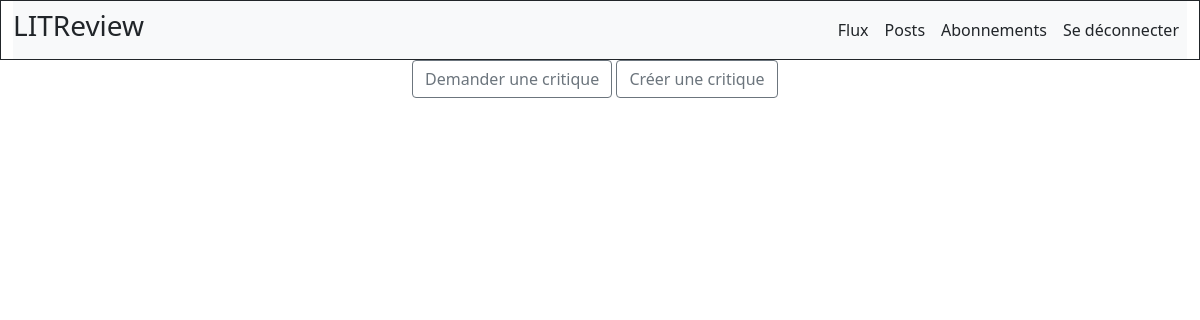
Page / (signed in) on the earlier database version.
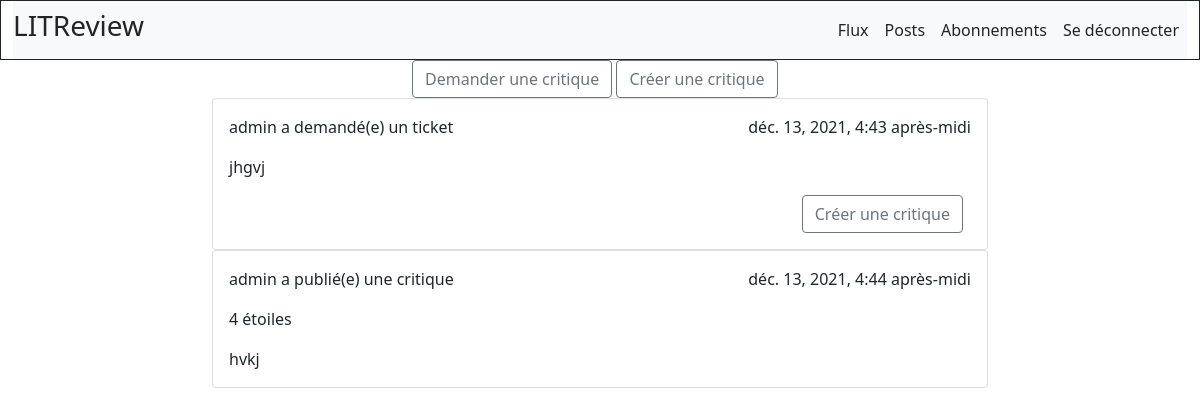
Same page on the later database version.
### content/models.py (models this page shows, shortened)
class Ticket(models.Model):
    title = models.CharField(max_length=128)
    description = models.TextField(max_length=2048, blank=True)
    user = models.ForeignKey(
        to=settings.AUTH_USER_MODEL, on_delete=models.CASCADE)
    time_created = models.DateTimeField(auto_now_add=True)

class Review(models.Model):
    ticket = models.ForeignKey(to=Ticket, on_delete=models.CASCADE)
    rating = models.PositiveSmallIntegerField(
        choices=[(i, i) for i in range(0, 6)],
        validators=[MinValueValidator(0), MaxValueValidator(5)])
    headline = models.CharField(max_length=128)
    body = models.CharField(max_length=8192, blank=True)
    user = models.ForeignKey(
        to=settings.AUTH_USER_MODEL, on_delete=models.CASCADE)
    time_created = models.DateTimeField(auto_now_add=True)

### accounts/models.py (models this page shows)
class User(AbstractUser):
	class Meta:
		abstract=False

### content/views.py (the view)
# urls.py: path('', views.flux, name='flux'),
@login_required
def flux(request):
	tickets = Ticket.objects.order_by('-id').filter(user_id=request.user.id)
	reviews = Review.objects.order_by('-id').filter(user_id=request.user.id)
	context = {
		'tickets': tickets,
		'reviews': reviews
	}
	return render(request, "content/flux.html", context)

### content/Templates/content/flux.html (shortened to what this page needs)
{% extends 'base.html' %}
{% block content_box_3 %}
 <div class="container col-md-4 justify-content-center">
       <button class="btn btn-outline-secondary" onclick="window.location.href = {% url 'content:ticket' %};">Demander une critique</button>
       <button class="btn btn-outline-secondary" onclick="window.location.href = {% url 'content:review' %};">Créer une critique</button>
 </div>
<div class="container col-md-8 mx-auto">
       {% for ticket in tickets %}
           <div class="card">
              <div class="card-body">
                <p class="card-text">{{ ticket.user }} a demandé(e) un ticket <span style="float:right;">{{ ticket.time_created }}</span></p>
                <p class="card-text">{{ ticket.title }}</p>
                  <div class="d-grid gap-2 d-md-flex justify-content-md-end">
                    <a href="{% url 'content:ticket_detail' ticket.id %}" class="btn btn-outline-secondary me-md-2">Créer une critique</a>
                  </div>
              </div>
            </div>
       {% endfor %}
        {% for review in reviews %}
                   <div class="card">
                      <div class="card-body">
                        <p class="card-text">{{ review.user }} a publié(e) une critique <span style="float:right;">{{ review.time_created }}</span></p>
                        <p class="card-text">{{ review.rating }} étoiles</p>
                        <p class="card-text">{{ review.headline }}</p>
                      </div>
                    </div>
               {% endfor %}
 </div>
{% endblock content_box_3 %}

Differences in the rows shown:
added Ticket: user "admin", time_created "déc. 13, 2021, 4:43 après-midi", title "jhgvj"
added Review: user "admin", time_created "déc. 13, 2021, 4:44 après-midi", rating "4", headline "hvkj"
